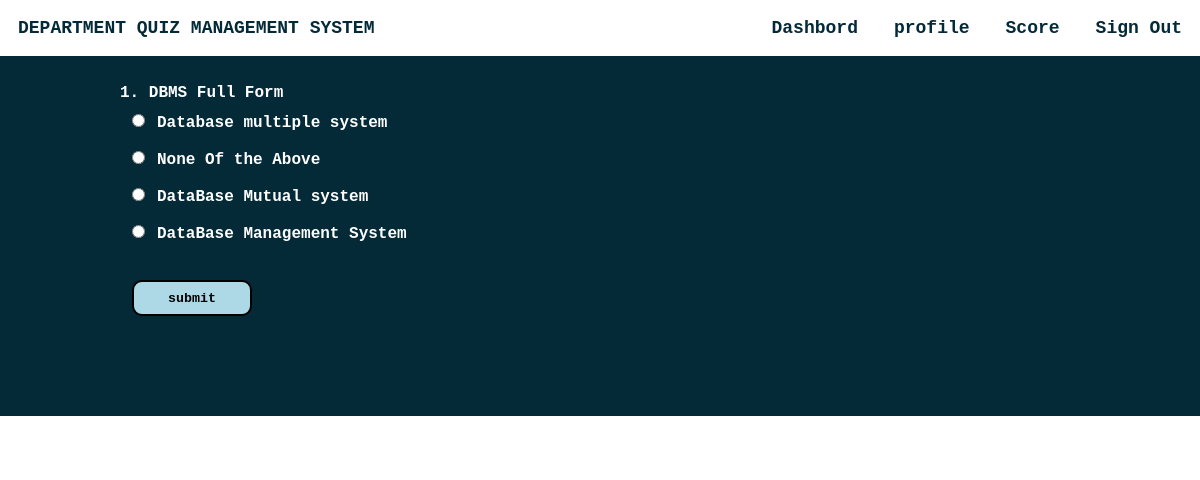
Screenshot of /takeq.php?qid=13 (signed in) with the database file from the repository.
### tables this page shows
CREATE TABLE `questions` (
  `qs` varchar(200) NOT NULL,
  `op1` varchar(30) NOT NULL,
  `op2` varchar(30) NOT NULL,
  `op3` varchar(30) NOT NULL,
  `answer` varchar(30) NOT NULL,
  `quizid` int(11) NOT NULL
);

### takeq.php (the view, shortened to what this page needs)
<html>
<head>
</head>
<?php
require_once 'sql.php';
                $conn = mysqli_connect($host, $user, $ps, $project);if (!$conn) {
    echo "<script>alert(\"Database error retry after some time !\")</script>";
}
?>
<body style="margin: 0 !important;font-weight: bolder !important;font-family: 'Courier New', Courier, monospace;color: #fff">
    <div style="background-color: #042A38;height: auto;">
        <div class="navbar" style="display: inline-flex;width: 100%;color:#042A38;position:fixed;">
            <section style="margin: 1.5vw;">DEPARTMENT QUIZ MANAGEMENT SYSTEM</section>
            <ul style="display: inline-flex;padding: 0 !important;margin: 0;float: right;right: 0;position: fixed;width: 50vw;">
                <li onclick="dash()">Dashbord</li>
                <li onclick="prof()">profile</li>
                <li onclick="score()">Score</li>
                <li onclick="lo()">Sign Out</li>
            </ul>
        </div><br><br>
        <section style="margin-top: 4vw;width:80vw;margin-left:10vw;margin-right:10vw">
        <?php
        if(isset($_GET["qid"])){
        	$qid=$_GET["qid"];
            	$sql ="select * from questions where quizid='{$qid}'";
            	$res=mysqli_query($conn,$sql);
            	if($res)
            	{
                	if(mysqli_num_rows($res)==0)
                	{
                    		echo "No questions found under this quiz please come later";
                	}
			else{
                		$i=1;
                		$j=0;
                	echo "<form method=\"POST\">";
                	while ($row = mysqli_fetch_assoc($res)) {
				$q_options_arr = [$row["op1"],$row["op2"],$row["op3"],$row["answer"]];
				shuffle($q_options_arr);
                    		echo $i.". ".$row["qs"]."<br>";
                    		echo "<input type=\"radio\" value=\"".$j."\" name=\"ans".$i.$j."\">".$q_options_arr[0]."<br>";
                    		echo "<input type=\"radio\" value=\"".($j+1)."\" name=\"ans".$i.$j."\">".$q_options_arr[1]."<br>";
                    		echo "<input type=\"radio\" value=\"".($j+2)."\"name=\"ans".$i.$j."\">".$q_options_arr[2]."<br>";
                      		echo "<input type=\"radio\"value=\"".($j+3)."\" name=\"ans".$i.$j."\">".$q_options_arr[3]."<br><br>";
                    		$i++;
                	}
                	echo "<input id=\"btn\" type=\"submit\" name=\"submit\" value=\"submit\"><br><br><br>";
                	echo "</form><br><br>";
            }
            }
            else
            {
                echo "error".mysqli_error($conn).".";
            }
     } ?>
        </section>
    </div>
    <?php require("footer.php");?>
</body>
</html>

### takeq.php (style rules this page uses)
li { margin: 1.5vw; }
ul { list-style: none; width: auto !important; }
.navbar { background-color:#fff !important; font-size: 1.5vw; }
input { margin:1vw; }
#btn { height: 3vw;width: 10vw;font-family: 'Courier New', Courier, monospace;font-weight: bolder;border-radius: 10px;border: 2px solid black;background-color: lightblue; }

### rows the page displays
questions: qs "DBMS Full Form", op1 "Database multiple system", op3 "None Of the Above", op2 "DataBase Mutual system", answer "DataBase Management System"
